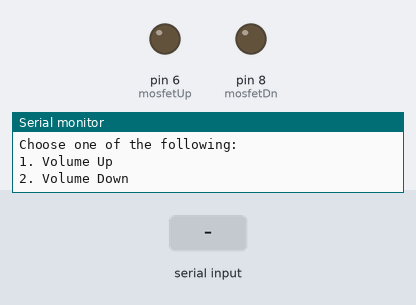
Simulated run of this sketch. Board: Arduino Uno, built with avr-gcc and run on an emulated ATmega328P. Shown: output pins drawn as LEDs (lit = HIGH), the last lines printed to the serial monitor. Inputs (shaded band) come from the test bench.

Above: at 1.2 s.
1.3 s: "1\n" received over Serial
At 2.2 s:
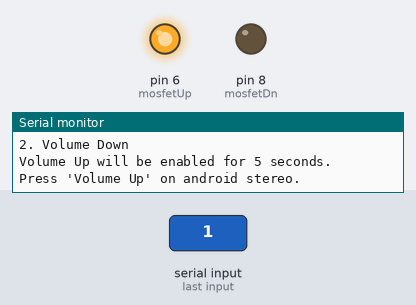
Timing chart, 0 to 7.8 s (numbered marks = the images above; inputs shaded):
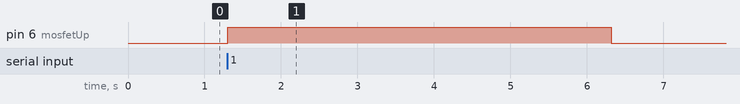

The sketch:

progCarSWC.ino
```cpp
// Sketch to keep mosfets on to program SWC on android car stereo

// mosfet pins
#define mosfetUp 6
#define mosfetDn 8

void setup() {
  // put your setup code here, to run once:
  Serial.begin(9600);

  pinMode(mosfetUp, OUTPUT);
  pinMode(mosfetDn, OUTPUT);

  // initialize mosfet drivers to low
  digitalWrite(mosfetUp, LOW);
  digitalWrite(mosfetDn, LOW);
}

void loop() {
  // put your main code here, to run repeatedly:
  Serial.print("");
  Serial.println("Choose one of the following:");
  Serial.println("1. Volume Up");
  Serial.println("2. Volume Down");
  Serial.println("");

  while (Serial.available() == 0){}

  int menuChoice = Serial.parseInt();

  switch (menuChoice){
    case 1:
      // program volume up
      Serial.println("Volume Up will be enabled for 5 seconds.");

      digitalWrite(mosfetUp, HIGH);
      Serial.println("Press 'Volume Up' on android stereo.");
      delay(5000);
      digitalWrite(mosfetUp, LOW);

      Serial.println("Volume Up has been disabled.");
      Serial.println("");
      break;
    case 2:
      // program volume down
      Serial.println("Volume Down will be enabled for 5 seconds.");

      digitalWrite(mosfetDn, HIGH);
      Serial.println("Press 'Volume Down' on android stereo.");
      delay(5000);
      digitalWrite(mosfetDn, LOW);

      Serial.println("Volume Down has been disabled.");
      Serial.println("");
      break;

    default:
      Serial.println("Choose a valid selection. 1 for volume up, 2 for volume down");
      Serial.println("");
  }
}
```

Measured:
- after the input at 1.3 s, pin 6 (mosfetUp): LOW → HIGH at once, → LOW 5.0 s later
